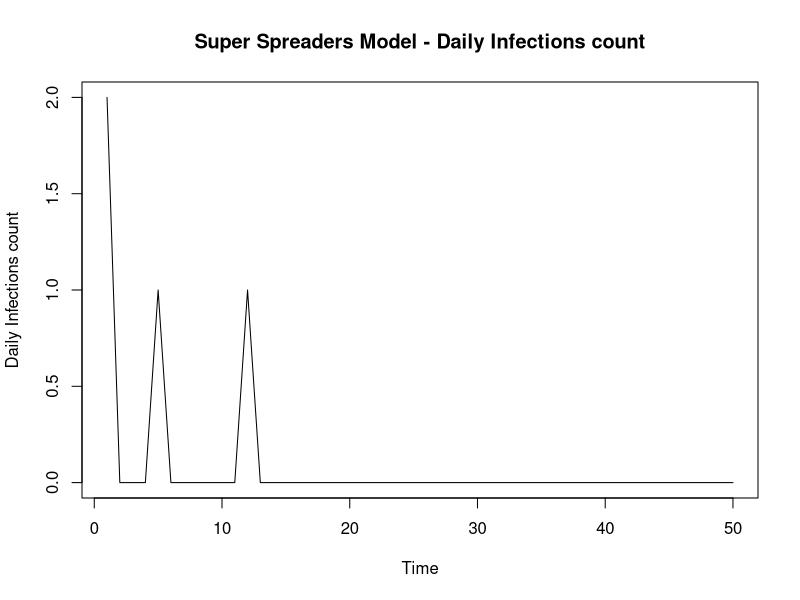

R code for this plot:
#Epidemic Modelling Functions
#-Simulations fucntions
#- Likelihood Functions

#*********************************************************
#*Simulation Functions

#Baseline simulation
simulate_branching = function(num_days, r0, shape_gamma, scale_gamma) {
  
  'Baseline simulation model'
  #Set up
  vec_infecteds = vector('numeric', num_days)
  vec_infecteds[1] = 2
  
  #Infectiousness (Discrete gamma) - I.e 'Infectiousness Pressure' - Sum of all people
  #Explanation: Gamma is a continuous function so integrate over the density at that point in time (today - previous day)
  prob_infect = pgamma(c(1:num_days), shape = shape_gamma, scale = scale_gamma) - pgamma(c(0:(num_days-1)), shape = shape_gamma, scale = scale_gamma)
  
  #Days of Infection Spreading
  for (t in 2:num_days) {
    
    #Total rate
    tot_rate = r0*sum(vec_infecteds[1:(t-1)]*rev(prob_infect[1:(t-1)])) #Product of infecteds & their probablilty of infection along the gamma dist at that point in time
    vec_infecteds[t] = rpois(1, tot_rate) #Assuming number of cases each day follows a poisson distribution. Causes jumps in data 
  }
  
  vec_infecteds
}

#*******************************************************
#Super-spreading simulation
simulate_branching_ss = function(num_days, shape_gamma, scale_gamma, alphaX, betaX, gammaX) {
  'Simulate an epidemic with Superspreading events
  prop_ss = Proportion of superspreading days
  magnitude_ss = increased rate of superspreading event'
  
  #Set up
  total_infecteds = vector('numeric', num_days)
  nsse_infecteds = vector('numeric', num_days)
  sse_infecteds = vector('numeric', num_days)
  total_infecteds[1] = 2
  nsse_infecteds[1] = 2
  sse_infecteds[1] = 0
  
  #Infectiousness (Discrete gamma) - I.e 'Infectiousness Pressure' - Sum of all people
  #Explanation: Gamma is a continuous function so integrate over the density at that point in time (today - previous day)
  prob_infect = pgamma(c(1:num_days), shape = shape_gamma, scale = scale_gamma) - pgamma(c(0:(num_days-1)), shape = shape_gamma, scale = scale_gamma)
  
  #Days of Infection Spreading
  for (t in 2:num_days) {
    
    #Regular infecteds (tot_rate = lambda) fix notation
    lambda_t = sum(total_infecteds[1:(t-1)]*rev(prob_infect[1:(t-1)])) #Eg. Today is day 10. Infected on day 1. Current Infectiousness is t - day_infected 
    tot_rate = alphaX*lambda_t #Product of infecteds & their probablilty of infection along the gamma dist at that point in time
    nsse_infecteds[t] = rpois(1, tot_rate) #Assuming number of cases each day follows a poisson distribution. Causes jumps in data 
    
    #Super-spreaders
    sse_infecteds[t] = rnbinom(1, betaX*lambda_t, 1/(1 + gammaX)) #z_t: Total infecteds due to super-spreading event - num of events x Num individuals
    
    #Total 
    total_infecteds[t] = nsse_infecteds[t] + sse_infecteds[t]
  }
  
  total_infecteds
}
# 
# #********
# # #*Implement
# num_days = 50
# #lambda params
# shape_gamma = 6
# scale_gamma = 1
# #params
# alphaX = 0.8 #Without ss event, ~r0.
# betaX = 0.1
# gammaX = 10
# true_r0 = alphaX + betaX*gammaX
# true_r0
# #Epidemic data
# sim_data = simulate_branching_ss(num_days, shape_gamma, scale_gamma, alphaX, betaX, gammaX)
# plot.ts(sim_data, ylab = 'Daily Infections', main = paste('Super - Spreading Events model - Daily Infections count, true R0 = ', true_r0))
# par(mfrow = c(2,1))

#*******************************************************
#Super-spreading simulation
simulate_ss_poisson = function(num_days, shape_gamma, scale_gamma, alphaX, betaX, gammaX) {
  'Simulate an epidemic with Superspreading events
  prop_ss = Proportion of superspreading days
  magnitude_ss = increased rate of superspreading event'
  
  #Set up
  total_infecteds = vector('numeric', num_days)
  nsse_infecteds = vector('numeric', num_days)
  sse_infecteds = vector('numeric', num_days)
  total_infecteds[1] = 2
  nsse_infecteds[1] = 2
  sse_infecteds[1] = 0
  
  #Infectiousness (Discrete gamma) - I.e 'Infectiousness Pressure' - Sum of all people
  #Explanation: Gamma is a continuous function so integrate over the density at that point in time (today - previous day)
  prob_infect = pgamma(c(1:num_days), shape = shape_gamma, scale = scale_gamma) - pgamma(c(0:(num_days-1)), shape = shape_gamma, scale = scale_gamma)
  
  #Days of Infection Spreading
  for (t in 2:num_days) {
    
    #Regular infecteds (tot_rate = lambda) fix notation
    lambda_t = sum(total_infecteds[1:(t-1)]*rev(prob_infect[1:(t-1)])) #?Why is it the reversed probability - given the way prob_infect is written
    tot_rate = alphaX*lambda_t #Product of infecteds & their probablilty of infection along the gamma dist at that point in time
    nsse_infecteds[t] = rpois(1, tot_rate) #Assuming number of cases each day follows a poisson distribution. Causes jumps in data 
    
    #Super-spreaders
    n_t = rpois(1, betaX*lambda_t) #Number of super-spreading events (beta)
    sse_infecteds[t] = rpois(1, gammaX*n_t) #z_t: Total infecteds due to super-spreading event - num of events x Num individuals
    
    total_infecteds[t] = nsse_infecteds[t] + sse_infecteds[t]
  }
  
  total_infecteds
}

#*Implement
# num_days = 50
# #lambda params
# shape_gamma = 6
# scale_gamma = 1
# #params
# alphaX = 1.2 #Without ss event, ~r0. 
# betaX = 0.5
# gammaX = 10
# #Epidemic data
# sim_data2 = simulate_ss_poisson(num_days, shape_gamma, scale_gamma, alphaX, betaX, gammaX)
# plot.ts(sim_data2, ylab = 'Daily Infections count', main = 'Daily Infections count')


#*******************************************************
#Super-spreaders simulation
simulation_super_spreaders = function(num_days, shape_gamma, scale_gamma, aX, bX, ss_mult) {
  'Simulate an epidemic with Superspreading events
  prop_ss = Proportion of superspreading days
  magnitude_ss = increased rate of superspreading event'
  
  #Set up
  total_infecteds = vector('numeric', num_days)
  nss_infecteds = vector('numeric', num_days)
  ss_infecteds = vector('numeric', num_days)
  total_infecteds[1] = 2
  nss_infecteds[1] = 2
  ss_infecteds[1] = 0 
  
  #Infectiousness (Discrete gamma) - I.e 'Infectiousness Pressure' - Sum of all people
  #Explanation: Gamma is a continuous function so integrate over the density at that point in time (today - previous day)
  prob_infect = pgamma(c(1:num_days), shape = shape_gamma, scale = scale_gamma) - pgamma(c(0:(num_days-1)), shape = shape_gamma, scale = scale_gamma)
  
  #Days of Infection Spreading
  for (t in 2:num_days) {
    
    #Regular infecteds (tot_rate = lambda) fix notation
    lambda_t = sum((total_infecteds[1:(t-1)] + ss_mult*ss_infecteds[1:(t-1)])*rev(prob_infect[1:(t-1)])) #?Why is it the reversed probability - given the way prob_infect is written. Product of infecteds & their probablilty of infection along the gamma dist at that point in time
    nss_infecteds[t] = rpois(1, aX*lambda_t) #Assuming number of cases each day follows a poisson distribution. Causes jumps in data 
    ss_infecteds[t] = rpois(1, bX*lambda_t)
    total_infecteds[t] = nss_infecteds[t] + ss_infecteds[t]
  }
  
  total_infecteds
}

#*Implement
num_days = 50
#lambda params
shape_gamma = 6
scale_gamma = 1
#params
aX = 0.8 #1.1 #Without ss event, ~r0.
bX = 0.1 #0.2
ss_mult = 10 #8
#Epidemic data
sim_data2 = simulation_super_spreaders(num_days, shape_gamma, scale_gamma, aX, bX, ss_mult)
plot.ts(sim_data2, ylab = 'Daily Infections count', main = 'Super Spreaders Model - Daily Infections count')

###################################################################################
# MODELS!

###############################
# BASELINE

#Likelihood (log)
log_like <- function(y, r0_dash){
  
  #Params
  num_days = length(y)
  shape_gamma = 6
  scale_gamma = 1
  
  #Infectiousness (Discrete gamma)
  prob_infect = pgamma(c(1:num_days), shape = shape_gamma, scale = scale_gamma) - pgamma(c(0:(num_days-1)), shape = shape_gamma, scale = scale_gamma)
  logl = 0
  
  for (t in 2:num_days) {
    
    lambda = r0_dash*sum(y[1:t-1]*rev(prob_infect[1:t-1]))
    logl = logl + y[t]*log(lambda) - lambda
    
  }
  
  logl
  
}

#*******************************************************************************
#SUPER-SPREADING MODEL

#Log Likelihood 
log_like_ss <- function(x, alphaX, betaX, gammaX){
  
  #Params
  num_days = length(x)
  shape_gamma = 6
  scale_gamma = 1
  
  #Infectiousness (Discrete gamma) i,e Prob less than x2 - prob less than x1; the area in between 
  prob_infect = pgamma(c(1:num_days), shape = shape_gamma, scale = scale_gamma) - pgamma(c(0:(num_days-1)), shape = shape_gamma, scale = scale_gamma)
  logl = 0
  
  for (t in 2:num_days) {
    
    lambda_t = sum(x[1:(t-1)]*rev(prob_infect[1:(t-1)]))
    inner_sum_xt = 0
    
    for (y_t in 0:x[t]){ #Sum for all values of y_t
      
      #Log likelihood
      inner_sum_xt = (inner_sum_xt + exp(-alphaX*lambda_t)*(1/factorial(y_t))*(alphaX*lambda_t)^y_t*
                        (gamma((x[t] - y_t) + betaX*lambda_t))/(gamma(betaX*lambda_t)*
                                                                  factorial(x[t] - y_t))*(1/(gammaX +1))^(betaX*lambda_t)*
                        (gammaX/(gammaX + 1))^(x[t] - y_t))
      
    } 
    
    logl = logl + log(inner_sum_xt) 
    
  }
  
  logl
  
}

#*****************************************************
#Log Likelihood - log-exp-sum trick 
log_like_ss_lse <- function(x, alphaX, betaX, gammaX){
  
  #Params
  num_days = length(x)
  shape_gamma = 6
  scale_gamma = 1
  
  #Infectiousness (Discrete gamma)
  prob_infect = pgamma(c(1:num_days), shape = shape_gamma, scale = scale_gamma) - pgamma(c(0:(num_days-1)),
                                                                                         shape = shape_gamma, scale = scale_gamma)
  logl = 0 
  
  for (t in 2:num_days) {
    
    #print(t)
    lambda_t = sum(x[1:(t-1)]*rev(prob_infect[1:(t-1)]))
    
    if(x[t] == 0){ #y_t also equal to zero
      
      #L(x_i) for y_t, x_t = 0
      logl = logl -(alphaX*lambda_t) - 
        (betaX*lambda_t*log(gammaX +1))
      
    } else {
      
      #Terms in inner sum
      inner_sum_vec <- vector('numeric', x[t])
      
      for (y_t in 0:x[t]){ #Sum for all values of y_t up to x_t
        
        #Store inner L(x_i) term in vector position
        inner_sum_vec[y_t + 1] = (-(alphaX*lambda_t) - lfactorial(y_t) + y_t*log(alphaX*lambda_t) +
                                    lgamma((x[t] - y_t) + (betaX*lambda_t)) - lgamma(betaX*lambda_t) - 
                                    lfactorial(x[t] - y_t) - (betaX*lambda_t*log(gammaX +1)) + 
                                    (x[t] - y_t)*log(gammaX) -(x[t] - y_t)*log(gammaX + 1))
        
      }
      
      #Calculate max element in inner vector, for all y_t for a given t, x[t]
      lx_max = max(inner_sum_vec)
      
      #Calculate lse
      lse = lx_max + log(sum(exp(inner_sum_vec - lx_max) ))
      
      #Add to overall log likelihood 
      logl = logl + lse 
      
    }
    
  }
  
  logl
  
}

#*********************************************************************************************
#* Log Likelihood - Using package distribution functions
log_like_ss_R_funcs <- function(x, alphaX, betaX, gammaX){
  
  'Calculate the log likelihood on the simulated data using package distribution functions in R'
  
  #Params
  num_days = length(x)
  shape_gamma = 6
  scale_gamma = 1
  logl = 0
  
  #Infectiousness (Discrete gamma)
  prob_infect = pgamma(c(1:num_days), shape = shape_gamma, scale = scale_gamma) - pgamma(c(0:(num_days-1)), shape = shape_gamma, scale = scale_gamma)
  
  #Over all timepoints
  for (t in 2:num_days) {
    
    lambda_t = sum(x[1:(t-1)]*rev(prob_infect[1:(t-1)]))
    inner_sum = 0
    
    #Sum for all values of y_t
    for (y_t in 0:x[t]){ 
      
      #Log likelihood
      prob_yt = dpois(y_t, alphaX*lambda_t)
      #cat("prob_yt, dpois : ", prob_yt, "\n")
      
      prob_zt = s(x[t] - y_t, betaX*lambda_t, 1/(1 + gammaX))
      #cat("prob_zt, dnbinom : ", prob_zt, "\n")
      
      prob_xt = prob_zt*prob_yt
      inner_sum = inner_sum + prob_xt
      #cat("prob_xt, : ", prob_xt, "\n")
      
    } 
    
    #cat("log(prob_xt), : ", log(prob_xt), "\n")
    logl = logl + log(inner_sum) 
    #cat("logl, : ", logl, "\n")
    
  }
  
  logl
}

################################################################################
# Plot MCMC Total Results
################################################################################

plot_mcmc_results <- function(sim_data, mcmc_params, true_r0, 
                              dist_type, total_time, seed_count, prior, beta_gamma_flag){
  
  #Plot Set up
  plot.new()
  par(mfrow=c(3,4))
  
  #Extract params
  alpha_mcmc = mcmc_params[1]
  alpha_mcmc = unlist(alpha_mcmc)
  
  beta_mcmc = mcmc_params[2]
  beta_mcmc = unlist(beta_mcmc)
  
  gamma_mcmc = mcmc_params[3]
  gamma_mcmc = unlist(gamma_mcmc)
  
  r0_mcmc = mcmc_params[4]
  r0_mcmc = unlist(r0_mcmc)
  
  #Cumulative means + param sample limits
  #r0
  r0_mean = cumsum(r0_mcmc)/seq_along(r0_mcmc)
  r0_lim = max(true_r0, max(r0_mcmc))
  r0_lim2 = max(true_r0, r0_mean)
  
  #alpha
  alpha_mean = cumsum(alpha_mcmc)/seq_along(alpha_mcmc)
  a_lim =  max(alphaX, max(alpha_mcmc))
  a_lim2 =  max(alphaX, alpha_mean)
  
  #beta
  beta_mean = cumsum(beta_mcmc)/seq_along(beta_mcmc)
  b_lim = max(betaX, max(beta_mcmc))
  b_lim2 = max(betaX, beta_mean)
  
  #gamma
  gamma_mean = cumsum(gamma_mcmc)/seq_along(gamma_mcmc)
  g_lim =  max(gammaX, max(gamma_mcmc))
  g_lim2 =  max(gammaX, gamma_mean) 
  
  #Beta-gamma
  if (beta_gamma_flag){
    b_g_a_rate = mcmc_params[14]
    b_g_a_rate = round(unlist(b_g_a_rate), 2)
  } else {
    b_g_a_rate = 0
  }
  
  #***********
  #* Plots *
  
  #i.Infections
  plot.ts(sim_data, xlab = 'Time', ylab = 'Daily Infections count',
          main = paste(seed_count, "Day Infts SS Evnts", dist_type, "r0 = ", true_r0),
          cex.lab=1.5, cex.axis=1.5, cex.main=1.5, cex.sub=1.5)
  
  #ii. MCMC Trace Plots
  plot.ts(alpha_mcmc, ylab = 'alpha', ylim=c(0, a_lim),
          main = paste("MCMC SS Events, true alpha = ", alphaX),
          cex.lab=1.5, cex.axis=1.5, cex.main=1.5, cex.sub=1.5)
  abline(h = alphaX, col = 'green', lwd = 2)
  
  plot.ts(beta_mcmc, ylab = 'beta', ylim=c(0, b_lim),
          main = paste("MCMC SS Events, true beta = ", betaX),
          cex.lab=1.5, cex.axis=1.5, cex.main=1.5, cex.sub=1.5)
  abline(h = betaX, col = 'green', lwd = 2)
  
  plot.ts(gamma_mcmc,  ylab = 'gamma', ylim=c(0,g_lim),
          main = paste("MCMC SS Events, true gamma = ", gammaX),
          cex.lab=1.5, cex.axis=1.5, cex.main=1.5, cex.sub=1.5)
  abline(h = gammaX, col = 'green', lwd = 2)
  #plot.ts(r0_mcmc,  ylab = 'r0', main = paste("MCMC SS Events, true r0 = ", r0_true))
  
  #iii. Cumulative mean plots
  #r0 Mean
  plot2 = plot(seq_along(r0_mean), r0_mean,
               ylim=c(0, r0_lim),
               xlab = 'Time', ylab = 'R0', main = paste("R0 MCMC Mean, True R0 = ", true_r0),
               cex.lab=1.5, cex.axis=1.5, cex.main=1.5, cex.sub=1.5)
  print(plot2)
  abline(h = true_r0, col = 'orange', lwd = 2)
  
  #alpha mean
  plot2 = plot(seq_along(alpha_mean), alpha_mean,
               ylim=c(0, a_lim),
               xlab = 'Time', ylab = 'alpha', main = paste("Alpha MCMC mean, True alpha = ",alphaX),
               cex.lab=1.5, cex.axis=1.5, cex.main=1.5, cex.sub=1.5)
  print(plot2)
  abline(h = alphaX, col = 'red', lwd = 2)
  
  #beta mean
  plot2 = plot(seq_along(beta_mean), beta_mean,
               ylim=c(0, b_lim),
               xlab = 'Time', ylab = 'beta', main = paste("Beta MCMC mean, True beta = ",betaX),
               cex.lab=1.5, cex.axis=1.5, cex.main=1.5, cex.sub=1.5)
  print(plot2)
  abline(h = betaX, col = 'blue', lwd = 2)
  
  #gamma Mean
  plot2 = plot(seq_along(gamma_mean), gamma_mean,
               xlab = 'Time', ylab = 'gamma', main = paste("Gamma MCMC mean, True gamma = ",gammaX),
               ylim=c(0, g_lim),
               cex.lab=1.5, cex.axis=1.5, cex.main=1.5, cex.sub=1.5)
  print(plot2)
  abline(h = gammaX, col = 'green', lwd = 2)
  
  #iv. Param Histograms (Plots 9,11,12)
  hist(r0_mcmc, freq = FALSE, breaks = 100,
       xlab = 'R0 total', #ylab = 'Density', 
       main = paste('R0 total MCMC samples. Prior = ', prior),
       xlim=c(0, r0_lim),
       cex.lab=1.5, cex.axis=1.5, cex.main=1.5, cex.sub=1.5)
  abline(v = true_r0, col = 'orange', lwd = 2)
  
  #v. Beta vs gamma
  plot(beta_mcmc, gamma_mcmc,
       xlab = 'beta', ylab = 'gamma', main = 'Beta vs Gamma',
       cex.lab=1.5, cex.axis=1.5, cex.main=1.5, cex.sub=1.5)
  
  #Hist Beta 
  hist(beta_mcmc, freq = FALSE, breaks = 100,
       xlab = 'beta', #ylab = 'Density', 
       main = paste("Beta, True beta = ", betaX), 
       xlim=c(0, b_lim),
       cex.lab=1.5, cex.axis=1.5, cex.main=1.5, cex.sub=1.5)
  abline(v = betaX, col = 'blue', lwd = 2)
  
  #Hist Gamma 
  hist(gamma_mcmc, freq = FALSE, breaks = 100,
       xlab = 'gamma', #ylab = 'Density', 
       main = paste("Gamma, True gamma = ", gammaX),
       xlim=c(0, g_lim),
       cex.lab=1.5, cex.axis=1.5, cex.main=1.5, cex.sub=1.5)
  abline(v = gammaX, col = 'green', lwd = 2)
  
  #Final Mean Stats
  data_10_pc = 0.1*n
  a_mcmc_mean = round(mean(alpha_mcmc[n-data_10_pc:n]), 2)
  b_mcmc_mean = round(mean(beta_mcmc[n-data_10_pc:n]), 2)
  g_mcmc_mean = round(mean(gamma_mcmc[n-data_10_pc:n]), 2)
  r0_mcmc_mean = round(mean(r0_mcmc[n-data_10_pc:n]), 2)
  
  #Results
  df_results <- data.frame(
    alpha = alphaX,
    a_mc = a_mcmc_mean,
    beta = betaX,
    b_mc = b_mcmc_mean,
    gamma = gammaX,
    g_mc = g_mcmc_mean,
    R0 = true_r0, 
    R0_mc = r0_mcmc_mean,
    accept_rate_a = round(mcmc_params[[5]],2),
    a_rte_b = round(mcmc_params[[6]], 2),
    a_rte_g = round(mcmc_params[[7]],2),
    b_g_a_rate = b_g_a_rate, 
    tot_time = total_time) 
  
  print(df_results)
  
}

#****************
#MCMC Plots 4x4
plot_mcmc_x4_II <- function(sim_data, mcmc_params, true_r0, dist_type,
                            total_time, seed_count, prior, max_sum_val, model_crit = TRUE, joint = TRUE){
  
  #Plot Set up
  plot.new()
  
  if (joint){
    par(mfrow=c(4,4))
  } else {
    par(mfrow=c(3,4))
  }
  
  
  #Extract params
  alpha_mcmc = mcmc_params[1]
  alpha_mcmc = unlist(alpha_mcmc)
  
  beta_mcmc = mcmc_params[2]
  beta_mcmc = unlist(beta_mcmc)
  
  gamma_mcmc = mcmc_params[3]
  gamma_mcmc = unlist(gamma_mcmc)
  
  r0_mcmc = mcmc_params[4]
  r0_mcmc = unlist(r0_mcmc)
  
  #Cumulative means + param sample limits
  #r0
  r0_mean = cumsum(r0_mcmc)/seq_along(r0_mcmc)
  r0_lim = max(true_r0, max(r0_mcmc))
  r0_lim2 = max(true_r0, r0_mean)
  
  #alpha
  alpha_mean = cumsum(alpha_mcmc)/seq_along(alpha_mcmc)
  a_lim =  max(alphaX, max(alpha_mcmc))
  a_lim2 =  max(alphaX, alpha_mean)
  
  #beta
  beta_mean = cumsum(beta_mcmc)/seq_along(beta_mcmc)
  b_lim = max(betaX, max(beta_mcmc))
  b_lim2 = max(betaX, beta_mean)
  
  #gamma
  gamma_mean = cumsum(gamma_mcmc)/seq_along(gamma_mcmc)
  g_lim =  max(gammaX, max(gamma_mcmc))
  g_lim2 =  max(gammaX, gamma_mean) 
  
  
  #***********
  #* Plots *
  
  #i.Infections
  plot.ts(sim_data, xlab = 'Time', ylab = 'Daily Infections count',
          main = paste(seed_count, "Day Infts SS Evnts", dist_type, "r0 = ", true_r0),
          cex.lab=1.5, cex.axis=1.5, cex.main=1.5, cex.sub=1.5)
  
  #ii. MCMC Trace Plots
  plot.ts(alpha_mcmc, ylab = 'alpha', ylim=c(0, a_lim),
          main = paste("MCMC SS Events, true alpha = ", alphaX),
          cex.lab=1.5, cex.axis=1.5, cex.main=1.5, cex.sub=1.5)
  abline(h = alphaX, col = 'red', lwd = 2) #True = green
  #lines(seq_along(like_a), like_a, col = 'red')
  #lines(seq_along(prior_a), prior_a, col = 'blue')
  
  plot.ts(beta_mcmc, ylab = 'beta', ylim=c(0, b_lim),
          main = paste("MCMC SS Events, true beta = ", betaX),
          cex.lab=1.5, cex.axis=1.5, cex.main=1.5, cex.sub=1.5)
  abline(h = betaX, col = 'blue', lwd = 2) #True = green
  
  plot.ts(gamma_mcmc,  ylab = 'gamma', ylim=c(0,g_lim),
          main = paste("MCMC SS Events, true gamma = ", gammaX),
          cex.lab=1.5, cex.axis=1.5, cex.main=1.5, cex.sub=1.5)
  abline(h = gammaX, col = 'green', lwd = 2) #True = green
  
  #plot.ts(r0_mcmc,  ylab = 'r0', main = paste("MCMC SS Events, true r0 = ", r0_true))
  
  #Title
  text(line2user(line=mean(par('mar')[c(2, 4)]), side=2), 
       line2user(line=2, side=3), paste('MCMC SS, True R0:', true_r0, 'Prior = ', prior), xpd=NA, cex=2, font=2)
  
  #iii. Cumulative mean plots
  #r0 Mean
  plot2 = plot(seq_along(r0_mean), r0_mean,
               ylim=c(0, r0_lim),
               xlab = 'Time', ylab = 'R0', main = paste("R0 MCMC Mean, True R0 = ", true_r0),
               cex.lab=1.5, cex.axis=1.5, cex.main=1.5, cex.sub=1.5)
  print(plot2)
  abline(h = true_r0, col = 'orange', lwd = 2)
  
  #alpha mean
  plot2 = plot(seq_along(alpha_mean), alpha_mean,
               ylim=c(0, a_lim),
               xlab = 'Time', ylab = 'alpha', main = paste("Alpha MCMC mean, True alpha = ",alphaX),
               cex.lab=1.5, cex.axis=1.5, cex.main=1.5, cex.sub=1.5)
  print(plot2)
  abline(h = alphaX, col = 'red', lwd = 2)
  #lines(seq_along(like_a_mean), like_a_mean, col = 'red')
  #lines(seq_along(prior_a_mean), prior_a_mean, col = 'blue')
  
  #beta mean
  plot2 = plot(seq_along(beta_mean), beta_mean,
               ylim=c(0, b_lim),
               xlab = 'Time', ylab = 'beta', main = paste("Beta MCMC mean, True beta = ",betaX),
               cex.lab=1.5, cex.axis=1.5, cex.main=1.5, cex.sub=1.5)
  print(plot2)
  abline(h = betaX, col = 'blue', lwd = 2)
  
  #gamma Mean
  plot2 = plot(seq_along(gamma_mean), gamma_mean,
               xlab = 'Time', ylab = 'gamma', main = paste("Gamma MCMC mean, True gamma = ",gammaX),
               ylim=c(0, g_lim),
               cex.lab=1.5, cex.axis=1.5, cex.main=1.5, cex.sub=1.5)
  print(plot2)
  abline(h = gammaX, col = 'green', lwd = 2)
  
  #iv. Param Histograms (Plots 9,11,12)
  hist(r0_mcmc, freq = FALSE, breaks = 100,
       xlab = 'R0 total', #ylab = 'Density', 
       main = paste('R0 total MCMC samples. Prior = ', prior),
       xlim=c(0, r0_lim),
       cex.lab=1.5, cex.axis=1.5, cex.main=1.5, cex.sub=1.5)
  abline(v = true_r0, col = 'orange', lwd = 2)
  
  # #v. Beta vs gamma
  # plot(beta_mcmc, gamma_mcmc,
  #      xlab = 'beta', ylab = 'gamma', main = 'Beta vs Gamma',
  #      cex.lab=1.5, cex.axis=1.5, cex.main=1.5, cex.sub=1.5)
  
  #Hist alpha 
  hist(alpha_mcmc, freq = FALSE, breaks = 100,
       xlab = 'alpha', #ylab = 'Density', 
       main = paste("alpha, True alpha = ", alphaX), 
       xlim=c(0, a_lim),
       cex.lab=1.5, cex.axis=1.5, cex.main=1.5, cex.sub=1.5)
  abline(v = alphaX, col = 'red', lwd = 2)
  #Prior
  # x <- seq(from = 0, to = 20, by = 0.05)
  # exp1 = dexp(x, 1)
  # lines(seq_along(exp1), exp1, type = 'l')
  
  
  #Hist Beta 
  hist(beta_mcmc, freq = FALSE, breaks = 100,
       xlab = 'beta', #ylab = 'Density', 
       main = paste("Beta, True beta = ", betaX), 
       xlim=c(0, b_lim),
       cex.lab=1.5, cex.axis=1.5, cex.main=1.5, cex.sub=1.5)
  abline(v = betaX, col = 'blue', lwd = 2)
  #Prior
  # x <- seq(from = 0, to = 20, by = 0.05)
  # exp1 = dexp(x, 1)
  # lines(seq_along(exp1), exp1, type = 'l')
  
  
  #Hist Gamma 
  hist(gamma_mcmc, freq = FALSE, breaks = 100,
       xlab = 'gamma', #ylab = 'Density', 
       main = paste("Gamma, True gamma = ", gammaX),
       xlim=c(0, g_lim),
       cex.lab=1.5, cex.axis=1.5, cex.main=1.5, cex.sub=1.5)
  abline(v = gammaX, col = 'green', lwd = 2)
  #Prior
  # x <- seq(from = 0, to = 20, by = 0.05)
  # exp1 = 1 + dexp(x, 1)
  # lines(seq_along(exp1), exp1, type = 'l')
  
  #Final Mean Stats
  data_10_pc = 0.5*n #50%
  a_mcmc_mean = round(mean(alpha_mcmc[n-data_10_pc:n]), 2)
  b_mcmc_mean = round(mean(beta_mcmc[n-data_10_pc:n]), 2)
  g_mcmc_mean = round(mean(gamma_mcmc[n-data_10_pc:n]), 2)
  r0_mcmc_mean = round(mean(r0_mcmc[n-data_10_pc:n]), 2)
  
  #Joint distrbutions
  if (model_crit){
    
    model_criticism(mcmc_params, sim_data, max_sum_val)
  }
  
  #Joint distrbutions
  if (joint){
    
    # #v. r0 vs beta
    # plot(beta_mcmc, r0_mcmc,
    #      xlab = 'beta', ylab = 'R0', main = 'Beta vs R0',
    #      cex.lab=1.5, cex.axis=1.5, cex.main=1.5, cex.sub=1.5)
    
    #v. alpha vs beta
    plot(alpha_mcmc, beta_mcmc,
         xlab = 'alpha', ylab = 'beta', main = 'alpha vs Beta',
         cex.lab=1.5, cex.axis=1.5, cex.main=1.5, cex.sub=1.5)
    
    #v. alpha vs gamma
    plot(alpha_mcmc, gamma_mcmc,
         xlab = 'alpha', ylab = 'gamma', main = 'alpha vs gamma',
         cex.lab=1.5, cex.axis=1.5, cex.main=1.5, cex.sub=1.5)
    
    #v. beta vs gamma
    plot(beta_mcmc, gamma_mcmc,
         xlab = 'beta', ylab = 'gamma', main = 'Beta vs gamma',
         cex.lab=1.5, cex.axis=1.5, cex.main=1.5, cex.sub=1.5)
  }
  
  #Results
  df_results <- data.frame(
    alpha = alphaX,
    a_mc = a_mcmc_mean,
    beta = betaX,
    b_mc = b_mcmc_mean,
    gamma = gammaX,
    g_mc = g_mcmc_mean,
    R0 = true_r0, 
    R0_mc = r0_mcmc_mean,
    accept_rate_a = round(mcmc_params[[5]],2),
    a_rte_b = round(mcmc_params[[6]], 2),
    a_rte_g = round(mcmc_params[[7]],2),
    a_rte_b_g = round(mcmc_params[[8]],2),
    tot_time = total_time) 
  
  print(df_results)
  
}

###############################################################################
#FUNCTION TO PLOT 1x4 DASHBOARD OF MCMC RESULTS FOR BASE MODEL
plot_mcmc_results_r0 <- function(sim_data, mcmc_params, true_r0, time_elap, seed_count){
  
  #Plot Set up
  #par(mar=c(1,1,1,1))
  plot.new()
  par(mfrow=c(2,2))
  
  #Extract r0
  r0_mcmc = mcmc_params[1]
  r0_mcmc = unlist(r0_mcmc)
  
  #Cumulative means + param sample limits
  #r0
  r0_mean = cumsum(r0_mcmc)/seq_along(r0_mcmc)
  r0_lim = max(true_r0, max(r0_mcmc))
  r0_lim2 = max(true_r0, r0_mean)
  
  
  #***********
  #* Plots *
  
  #i.Infections
  plot.ts(sim_data, xlab = 'Time', ylab = 'Daily Infections count',
          main = paste(seed_count, "Day Infts SS Evnts, ", "r0 = ", true_r0),
          cex.lab=1.5, cex.axis=1.5, cex.main=1.5, cex.sub=1.5)
  
  #ii. MCMC Trace Plots
  plot.ts(r0_mcmc, ylab = 'alpha', ylim=c(0, a_lim),
          main = paste("MCMC SS Events, true r0 = ", true_r0),
          cex.lab=1.5, cex.axis=1.5, cex.main=1.5, cex.sub=1.5)
  abline(h = true_r0, col = 'orange', lwd = 2) #True = green
  
  #iii. Cumulative mean plots
  #r0 Mean
  plot2 = plot(seq_along(r0_mean), r0_mean,
               ylim=c(0, r0_lim),
               xlab = 'Time', ylab = 'R0', main = paste("R0 MCMC Mean, True R0 = ", true_r0),
               cex.lab=1.5, cex.axis=1.5, cex.main=1.5, cex.sub=1.5)
  print(plot2)
  abline(h = true_r0, col = 'orange', lwd = 2)
  
  #iv. Histogram
  hist(r0_mcmc, freq = FALSE, breaks = 100,
       xlab = 'R0 total', #ylab = 'Density', 
       main = paste('R0 total MCMC samples. Prior = ', prior),
       xlim=c(0, r0_lim),
       cex.lab=1.5, cex.axis=1.5, cex.main=1.5, cex.sub=1.5)
  abline(v = true_r0, col = 'orange', lwd = 2)
  
  #Final Mean Stats
  data_10_pc = 0.5*n #50%
  r0_mcmc_mean = round(mean(r0_mcmc[n-data_10_pc:n]), 2)
  
  #Results
  df_results <- data.frame(
    R0 = true_r0, 
    R0_mc = r0_mcmc_mean,
    accept_rate_r0 = round(mcmc_params[[2]],2),
    time_elap = round(time_elap,2)) 
  
  print(df_results)
  
}

###############################################################################
#FUNCTION TO PLOT 4x4 DASHBOARD OF MCMC RESULTS FOR SUPER SPREADING EVENTS MODEL
plot_mcmc_x4_priors <- function(n, sim_data, mcmc_params, true_r0, dist_type, total_time, seed_count, prior, joint = TRUE){
  
  #Plot Set up
  #par(mar=c(1,1,1,1))
  plot.new()
  
  if (joint){
    par(mfrow=c(4,4))
  } else {
    par(mfrow=c(3,4))
  }
  
  
  #Extract params
  alpha_mcmc = mcmc_params[1]
  alpha_mcmc = unlist(alpha_mcmc)
  
  beta_mcmc = mcmc_params[2]
  beta_mcmc = unlist(beta_mcmc)
  
  gamma_mcmc = mcmc_params[3]
  gamma_mcmc = unlist(gamma_mcmc)
  
  r0_mcmc = mcmc_params[4]
  r0_mcmc = unlist(r0_mcmc)
  
  #Cumulative means + param sample limits
  #r0
  r0_mean = cumsum(r0_mcmc)/seq_along(r0_mcmc)
  r0_lim = max(true_r0, max(r0_mcmc))
  r0_lim2 = max(true_r0, r0_mean)
  
  #alpha
  alpha_mean = cumsum(alpha_mcmc)/seq_along(alpha_mcmc)
  a_lim =  max(alphaX, max(alpha_mcmc))
  a_lim2 =  max(alphaX, alpha_mean)
  
  #beta
  beta_mean = cumsum(beta_mcmc)/seq_along(beta_mcmc)
  b_lim = max(betaX, max(beta_mcmc))
  b_lim2 = max(betaX, beta_mean)
  
  #gamma
  gamma_mean = cumsum(gamma_mcmc)/seq_along(gamma_mcmc)
  g_lim =  max(gammaX, max(gamma_mcmc))
  g_lim2 =  max(gammaX, gamma_mean) 
  
  
  #***********
  #* Plots *
  
  #i.Infections
  plot.ts(sim_data, xlab = 'Time', ylab = 'Daily Infections count',
          main = paste(seed_count, "Day Infts SS Evnts", dist_type, "r0 = ", true_r0),
          cex.lab=1.5, cex.axis=1.5, cex.main=1.5, cex.sub=1.5)
  
  #ii. MCMC Trace Plots
  plot.ts(alpha_mcmc, ylab = 'alpha', ylim=c(0, a_lim),
          main = paste("MCMC SS Events, true alpha = ", alphaX),
          cex.lab=1.5, cex.axis=1.5, cex.main=1.5, cex.sub=1.5)
  abline(h = alphaX, col = 'red', lwd = 2) #True = green
  #lines(seq_along(like_a), like_a, col = 'red')
  #lines(seq_along(prior_a), prior_a, col = 'blue')
  
  plot.ts(beta_mcmc, ylab = 'beta', ylim=c(0, b_lim),
          main = paste("MCMC SS Events, true beta = ", betaX),
          cex.lab=1.5, cex.axis=1.5, cex.main=1.5, cex.sub=1.5)
  abline(h = betaX, col = 'blue', lwd = 2) #True = green
  
  plot.ts(gamma_mcmc,  ylab = 'gamma', ylim=c(0,g_lim),
          main = paste("MCMC SS Events, true gamma = ", gammaX),
          cex.lab=1.5, cex.axis=1.5, cex.main=1.5, cex.sub=1.5)
  abline(h = gammaX, col = 'green', lwd = 2) #True = green
  
  #plot.ts(r0_mcmc,  ylab = 'r0', main = paste("MCMC SS Events, true r0 = ", r0_true))
  
  #Title
  # text(line2user(line=mean(par('mar')[c(2, 4)]), side=2), 
  #      line2user(line=2, side=3), paste('MCMC SS, True R0:', true_r0, 'Prior = ', prior), xpd=NA, cex=2, font=2)
  # 
  #iii. Cumulative mean plots
  #r0 Mean
  plot2 = plot(seq_along(r0_mean), r0_mean,
               ylim=c(0, r0_lim),
               xlab = 'Time', ylab = 'R0', main = paste("R0 MCMC Mean, True R0 = ", true_r0),
               cex.lab=1.5, cex.axis=1.5, cex.main=1.5, cex.sub=1.5)
  print(plot2)
  abline(h = true_r0, col = 'orange', lwd = 2)
  
  #alpha mean
  plot2 = plot(seq_along(alpha_mean), alpha_mean,
               ylim=c(0, a_lim),
               xlab = 'Time', ylab = 'alpha', main = paste("Alpha MCMC mean, True alpha = ",alphaX),
               cex.lab=1.5, cex.axis=1.5, cex.main=1.5, cex.sub=1.5)
  print(plot2)
  abline(h = alphaX, col = 'red', lwd = 2)
  #lines(seq_along(like_a_mean), like_a_mean, col = 'red')
  #lines(seq_along(prior_a_mean), prior_a_mean, col = 'blue')
  
  #beta mean
  plot2 = plot(seq_along(beta_mean), beta_mean,
               ylim=c(0, b_lim),
               xlab = 'Time', ylab = 'beta', main = paste("Beta MCMC mean, True beta = ",betaX),
               cex.lab=1.5, cex.axis=1.5, cex.main=1.5, cex.sub=1.5)
  print(plot2)
  abline(h = betaX, col = 'blue', lwd = 2)
  
  #gamma Mean
  plot2 = plot(seq_along(gamma_mean), gamma_mean,
               xlab = 'Time', ylab = 'gamma', main = paste("Gamma MCMC mean, True gamma = ",gammaX),
               ylim=c(0, g_lim),
               cex.lab=1.5, cex.axis=1.5, cex.main=1.5, cex.sub=1.5)
  print(plot2)
  abline(h = gammaX, col = 'green', lwd = 2)
  
  #iv. Param Histograms (Plots 9,11,12)
  hist(r0_mcmc, freq = FALSE, breaks = 100,
       xlab = 'R0 total', #ylab = 'Density', 
       main = paste('R0 total MCMC samples. Prior = ', prior),
       xlim=c(0, r0_lim),
       cex.lab=1.5, cex.axis=1.5, cex.main=1.5, cex.sub=1.5)
  abline(v = true_r0, col = 'orange', lwd = 2)
  
  # #v. Beta vs gamma
  # plot(beta_mcmc, gamma_mcmc,
  #      xlab = 'beta', ylab = 'gamma', main = 'Beta vs Gamma',
  #      cex.lab=1.5, cex.axis=1.5, cex.main=1.5, cex.sub=1.5)
  
  #Hist alpha 
  hist(alpha_mcmc, freq = FALSE, breaks = 100,
       xlab = 'alpha', #ylab = 'Density', 
       main = paste("alpha, True alpha = ", alphaX), 
       xlim=c(0, a_lim),
       cex.lab=1.5, cex.axis=1.5, cex.main=1.5, cex.sub=1.5)
  #Prior
  #x <- seq(from = 0, to = 10, by = 0.5)
  #exp1 = dexp(x, 1)
  #lines(exp1, col = 'purple')
  abline(v = alphaX, col = 'red', lwd = 2)
  
  
  #Hist Beta 
  hist(beta_mcmc, freq = FALSE, breaks = 100,
       xlab = 'beta', #ylab = 'Density', 
       main = paste("Beta, True beta = ", betaX), 
       xlim=c(0, b_lim),
       cex.lab=1.5, cex.axis=1.5, cex.main=1.5, cex.sub=1.5)
  #Prior
  #lines(exp1, col = 'purple')
  abline(v = betaX, col = 'blue', lwd = 2)
  
  
  #Hist Gamma 
  hist(gamma_mcmc, freq = FALSE, breaks = 100,
       xlab = 'gamma', #ylab = 'Density', 
       main = paste("Gamma, True gamma = ", gammaX),
       xlim=c(0, g_lim),
       cex.lab=1.5, cex.axis=1.5, cex.main=1.5, cex.sub=1.5)
  #Prior
  #x <- seq(from = 0, to = 20, by = 0.5)
  #exp1 = 1 + dexp(x, 1)
  #lines(exp1, col = 'purple')
  abline(v = gammaX, col = 'green', lwd = 2)
  
  
  #Final Mean Stats
  data_10_pc = 0.5*n #50%
  a_mcmc_mean = round(mean(alpha_mcmc[n-data_10_pc:n]), 2)
  b_mcmc_mean = round(mean(beta_mcmc[n-data_10_pc:n]), 2)
  g_mcmc_mean = round(mean(gamma_mcmc[n-data_10_pc:n]), 2)
  r0_mcmc_mean = round(mean(r0_mcmc[n-data_10_pc:n]), 2)
  
  #Joint distrbutions
  if (joint){
    
    #v. r0 vs beta
    plot(beta_mcmc, r0_mcmc,
         xlab = 'beta', ylab = 'R0', main = 'Beta vs R0',
         cex.lab=1.5, cex.axis=1.5, cex.main=1.5, cex.sub=1.5)
    
    #v. alpha vs beta
    plot(alpha_mcmc, beta_mcmc,
         xlab = 'alpha', ylab = 'beta', main = 'alpha vs Beta',
         cex.lab=1.5, cex.axis=1.5, cex.main=1.5, cex.sub=1.5)
    
    #v. alpha vs gamma
    plot(alpha_mcmc, gamma_mcmc,
         xlab = 'alpha', ylab = 'gamma', main = 'alpha vs gamma',
         cex.lab=1.5, cex.axis=1.5, cex.main=1.5, cex.sub=1.5)
    
    #v. beta vs gamma
    plot(beta_mcmc, gamma_mcmc,
         xlab = 'beta', ylab = 'gamma', main = 'Beta vs gamma',
         cex.lab=1.5, cex.axis=1.5, cex.main=1.5, cex.sub=1.5)
  }
  
  #Results
  df_results <- data.frame(
    alpha = alphaX,
    a_mc = a_mcmc_mean,
    beta = betaX,
    b_mc = b_mcmc_mean,
    gamma = gammaX,
    g_mc = g_mcmc_mean,
    R0 = true_r0, 
    R0_mc = r0_mcmc_mean,
    accept_rate_a = round(mcmc_params[[5]],2),
    a_rte_b = round(mcmc_params[[6]], 2),
    a_rte_g = round(mcmc_params[[7]],2),
    a_rte_b_g = round(mcmc_params[[8]],2),
    tot_time = total_time) 
  
  print(df_results)
  
}
